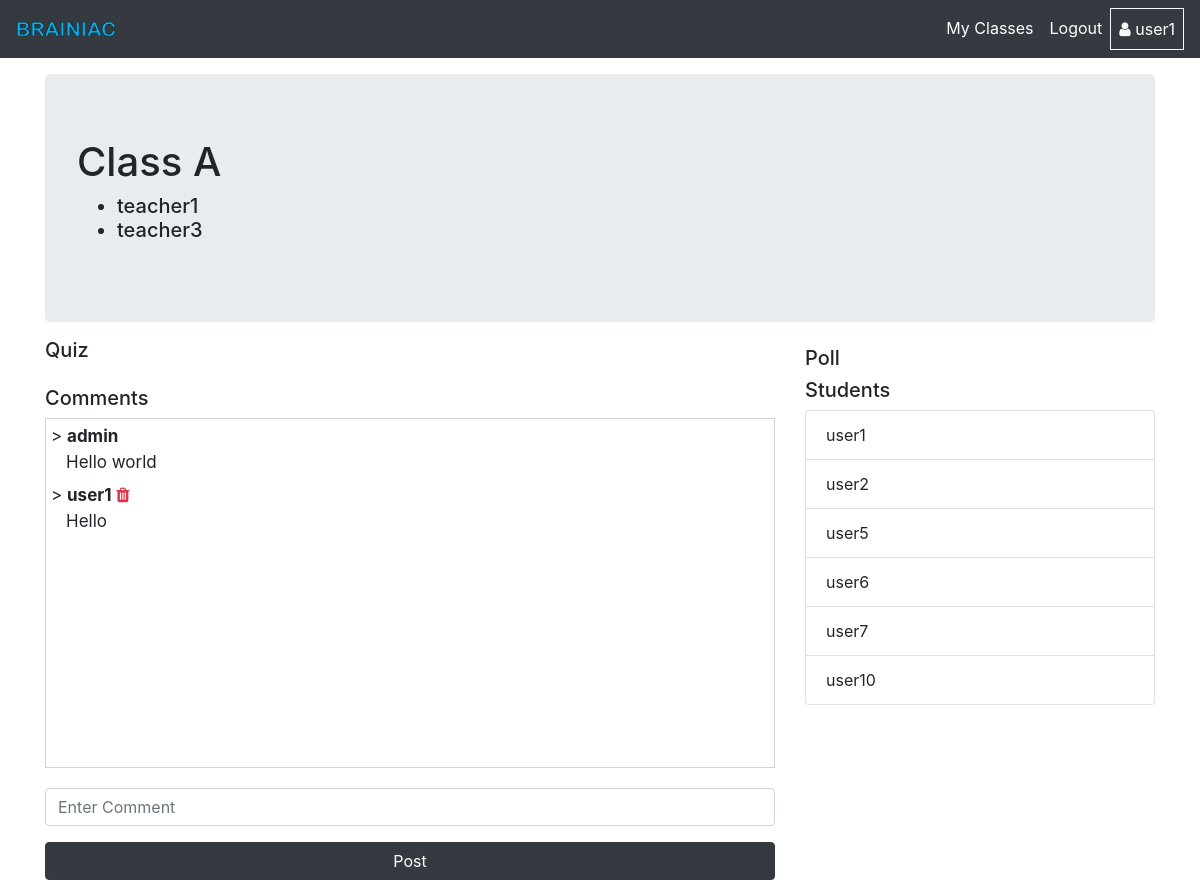
/quiz/class_view/1 (signed in), run on an earlier commit of the app's database.
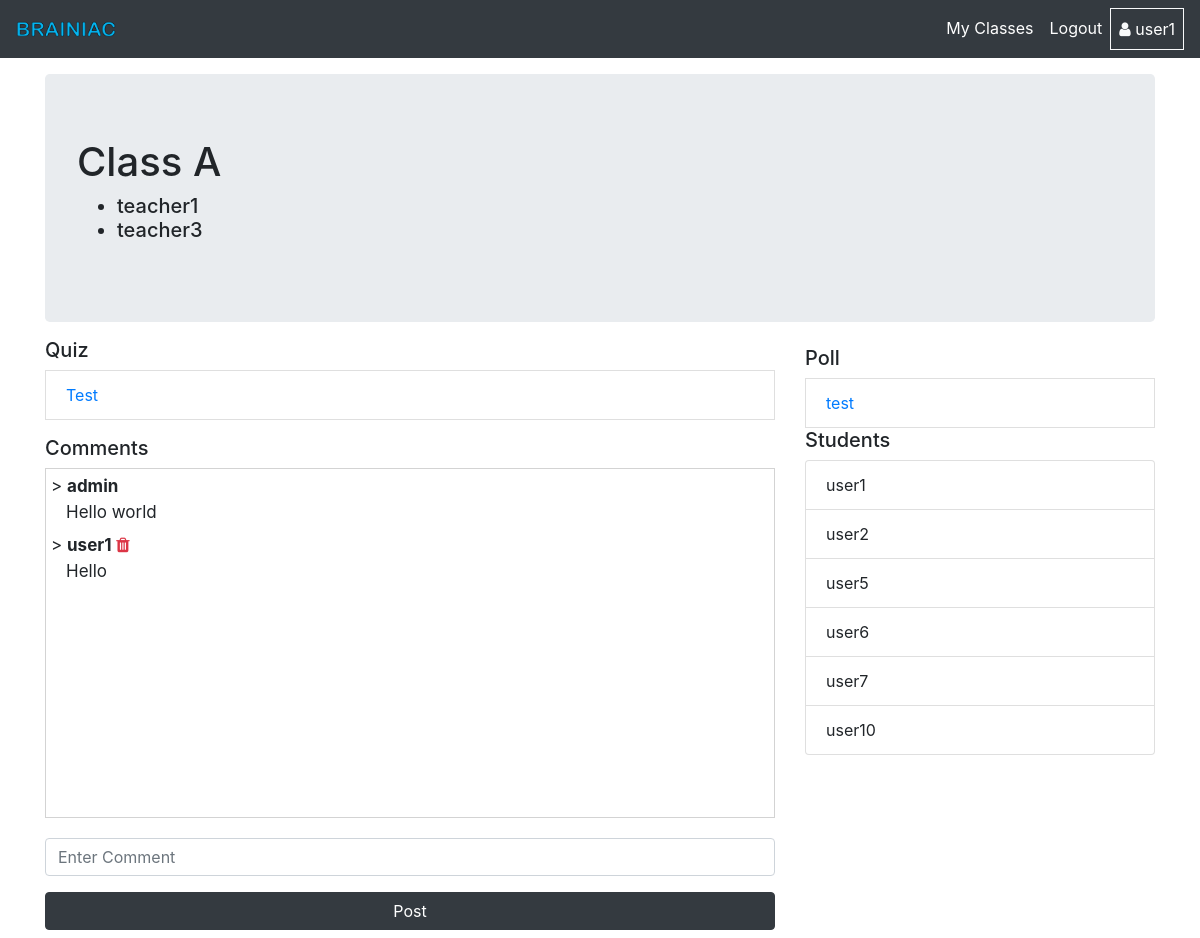
And on a later commit of the database.
### quiz/models.py (models this page shows, shortened)
class Comments(models.Model):
    comment = models.TextField(blank=False,null=False)
    user = models.ForeignKey(User,on_delete=models.CASCADE)
    spam = models.BooleanField(null=True,blank=True,primary_key=False)
    clas = models.ForeignKey(Class,on_delete=models.CASCADE)

class Quiz(models.Model):
    created_by = models.ForeignKey(User,on_delete=models.CASCADE)
    title = models.CharField(max_length=250)
    description = models.TextField()
    classes = models.ManyToManyField(Class)
    make_visible = models.BooleanField(default=False)
    total_questions = models.IntegerField(primary_key=False,default=0)
    answer_available = models.BooleanField(primary_key=False,default=False)
    timer = models.IntegerField(primary_key=False,null=True,blank=True,validators=[MinValueValidator(9), MaxValueValidator(120)],)

class Poll(models.Model):
    created_by = models.ForeignKey(User,on_delete=models.CASCADE)
    title = models.CharField(max_length=250)
    classes = models.ManyToManyField(Class)
    activate = models.BooleanField(default=False,primary_key=False)

### quiz/views.py (the view)
# urls.py: path('class_view/<int:class_pk>',views.classView,name='classView'),
@login_required(login_url='/')
def classView(request,class_pk):
    stud_info = []
    quiz_info = []
    poll_list = []
    class_obj = get_object_or_404(Class,pk=class_pk)
    if str(request.user.job.status) == 'student':
        poll_list = list(Poll.objects.filter(activate=True).filter(classes=class_obj))
        quiz_list = list(Quiz.objects.filter(make_visible=True).filter(classes=class_obj))
        student_quiz_info = []
        if len(quiz_list) != 0:
            for quiz in quiz_list :
                stud_info = list(StudentQuizInfo.objects.filter(quiz_id=quiz.id).filter(user_id=request.user.id))
                if len(stud_info) != 0 :
                    student_quiz_info.append(stud_info[0])
                else :
                    student_quiz_info.append(None)
        quiz_info = zip(quiz_list,student_quiz_info)
    else :
        quiz_list = list(Quiz.objects.filter(classes=class_obj))
        poll_list = list(Poll.objects.filter(classes=class_obj))
    participant_list = class_obj.user.all()
    teacher_list = []
    student_list = []
    for each_user in participant_list :
        if each_user.is_superuser :
            continue
        elif str(each_user.job.status)== 'student' :
            student_list.append(each_user)
        elif str(each_user.job.status)== 'teacher' :
            teacher_list.append(each_user)
    user_list = []
    if Comments.objects.filter(clas_id=class_pk).exists():
        comments = get_list_or_404(Comments,clas_id=class_pk)
        for comment in comments :
            user_list.append(get_object_or_404(User,pk=comment.user_id))
    else :
        comments = []
    user_comments_list = zip(user_list,comments)
    context = {
        'quiz_info':quiz_info,
        'poll_list':poll_list,
        'class_obj':class_obj,
        'student_list':student_list,
        'teacher_list':teacher_list,
        'quiz_list':quiz_list,
        'comments_form':CommentsForm(),
        'user_comments_list':user_comments_list,
    }
    return render(request,'quiz/class_view.html',context)

### quiz/forms.py
class CommentsForm(forms.ModelForm) :
    class Meta :
        model = Comments
        fields = ('comment',)
        widgets = {
            'comment':forms.TextInput(attrs={'class': 'form-comments','placeholder':'Enter Comment'})
        }
        labels ={
            'comment' : (''),
        }
    def __init__(self, *args, **kwargs):
        super(CommentsForm, self).__init__(*args, **kwargs)
        self.fields['comment'].required=True

### templates/quiz/class_view.html (shortened to what this page needs)
{% extends "./base.html" %}
{% load crispy_forms_tags %}
{% load static %}
{% block content %}
<link rel="stylesheet" href="{% static 'quiz/class_view.css' %}">
<div class="container">
    <div class="jumbotron my-3">
        <h1>
            {{class_obj.class_name}}
        </h1>
        <h5>
            <ul>
                {% for each_teacher in teacher_list %}
                <li>{{each_teacher}}</li>
                {% endfor %}
            </ul>
        </h5>
    </div>
    <div class="row">
        <div class="col-md-8">
            <h5>Quiz</h5>
            <ul class="list-group">
                {% if request.user.job.status == 'student' %}
                    {% for quiz, info in quiz_info %}
                    <a href="{% url 'quiz:quizInfoTeacherView' quiz.id %}">
                        <li class="list-group-item">{{quiz.title}}
                        </li>
                    </a>
                    {% endfor %}
                {% endif %}
            </ul>
        </div>
        <div class="col-md-4 mt-2">
            <h5>Poll</h5>
            <ul class="list-group">
                {% for poll in poll_list %}
                    <a href="{% url 'quiz:createPollChoices' poll.id %}"><li class="list-group-item">{{poll.title}}
                    </li></a>
                {% endfor %}
            </ul>
        </div>
        <div class="col-md-8 mb-2 mt-2">
            <h5>Comments</h5>
            <div class="comments-box">
                {% for user, comment in user_comments_list %}
                    <p class="username">> <Strong>{{user.username}}</Strong>
                        {% if request.user == user %}
                            <a href="{% url 'quiz:deleteComment' comment.id %}"> <i class="fa fa-trash text-danger"></i> </a>
                        {% endif %}
                    </p>
                    <p class="comment">{{comment.comment}}</p>
                {% endfor %}
            </div>
            <form action="{% url 'quiz:postComment' class_obj.id %}" method="POST">
                {{comments_form|crispy}}
                <button class="btn btn-dark w-100" type="submit">Post</button>
            </form>
        </div>
        <div class="col-md-4 d-none d-md-block">
            <h5>Students </h5>
                <ul class="list-group">
                    {% for each_student in student_list %}
                    <li class="list-group-item">{{each_student}}</li>
                    {% endfor %}
                </ul>
        </div>
    </div>
</div>
{% endblock %}

### templates/quiz/base.html (shortened to what this page needs)
{% load static %}
<!DOCTYPE html>
<html lang="en">
<head>
  <link rel="stylesheet" href="https://stackpath.bootstrapcdn.com/bootstrap/4.5.0/css/bootstrap.min.css"
 />
  <link rel="stylesheet" href="https://stackpath.bootstrapcdn.com/font-awesome/4.7.0/css/font-awesome.min.css">
  <link
      rel="stylesheet"
      type="text/css"
      href="{% static 'accounts/style.css' %}"
    />
</head>
<body>
  <nav class="navbar navbar-expand-lg navbar-dark bg-dark">
    <a class="navbar-brand" href="{% url 'quiz:home' %}">
        <img src="{% static 'quiz/Braniac3.png' %}" alt="logo">
    </a>
    <div class="collapse navbar-collapse" id="navbarSupportedContent">
      <ul class="navbar-nav ml-auto">
        <li class="nav-item active">
          <a class="nav-link" href="{% if user.is_authenticated %} {% url 'quiz:home' %} {% else %} # {% endif %}">
            <span class="nav_link">
              My Classes
            </span>
          </a>
        </li>
        <li class="nav-item active">
          <a class="nav-link" href="{% if user.is_authenticated %} {% url 'quiz:logout' %} {% else %} # {% endif %}">
            <span class="nav_link">
              {% if user.is_authenticated %} Logout {% else %} Login {% endif %}
            </span>
          </a>
        </li>
        <li class="nav-item active border border-light">
            <a class="nav-link" href="#">
              <i class="fa fa-user text-light"></i>
              <span class="nav_link">
                {% if user.is_authenticated %} {{request.user.username}} {% endif %}
              </span>
            </a>
        </li
      </ul>
    </div>
  </nav>
  {% block content %} {% endblock content %}
</body>
</html>

What changed in the data, as far as the page shows it:
added Quiz: title "Test"
added Poll: title "test"
